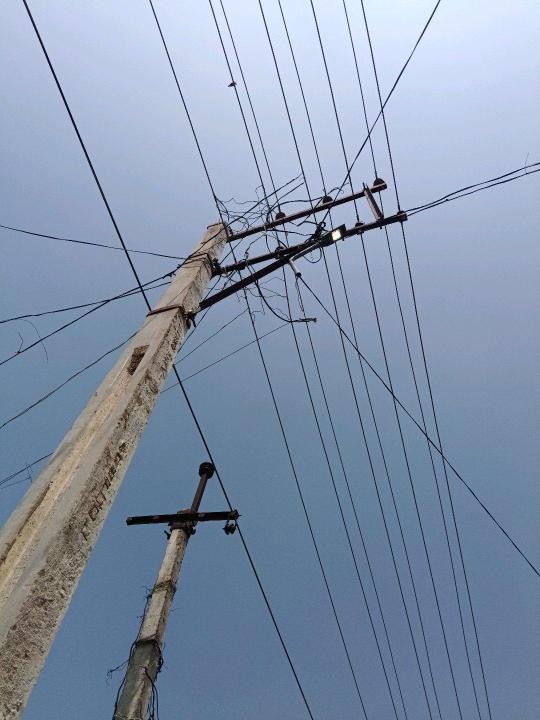
#> input picture dataset_channels/images/train/img_118.jpg, 1080 x 1440 px (shown at 1/2 size)
$ python -i data_augmentation.py   (imports and definitions only)
#> lines starting #> are read from the running program, lines starting #| are printed output that depends on the picture
#> further down, picture is the input picture: shape (1440, 1080, 3); mean B, G, R 172, 148.5, 132.3
"""
augmentation.py
────────────────
Data augmentation for low-count classes.

Two augmentation styles:
  1. Standard     — flips, brightness, noise, blur, shadow, fog
  2. Silhouette   — mimics backlit poles against bright sky
                    (dark pole, desaturated, high contrast edges)

Usage:
  augment_dataset("./merged_dataset", target_count=200)
"""

import cv2
import yaml
import random
import numpy as np
from pathlib import Path
from collections import defaultdict

from files.config import AUG_TARGET_COUNT, AUG_SILHOUETTE_PROB


# ── Augmentation pipelines ────────────────────────────────────

# [56 lines left out: function _standard_augment, not called in this run]


def _silhouette_augment(img: np.ndarray) -> np.ndarray:
    """
    Silhouette augmentation — mimics dawn/dusk backlit pole photos.
    Creates dark poles against bright sky backgrounds.

    This is important because field engineers often photograph poles
    looking upward in bright sunlight, creating silhouette conditions.
    """
    out = img.copy()
    out = cv2.cvtColor(out, cv2.COLOR_BGR2HSV).astype(np.float32)
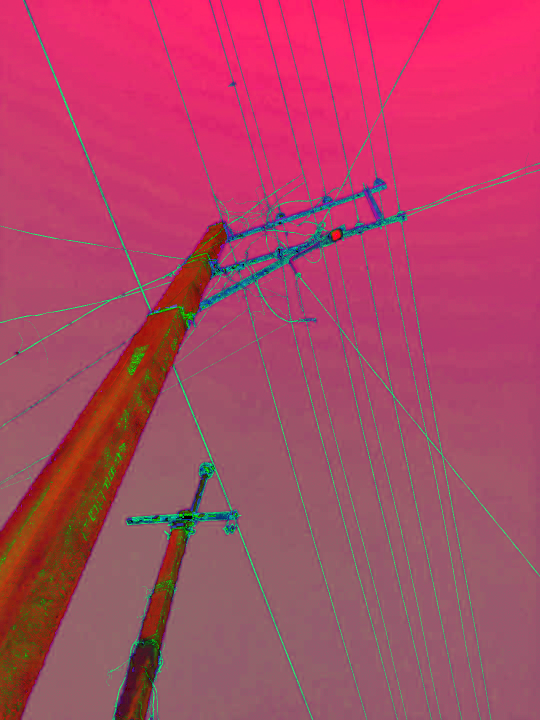
#> out: shape (1440, 1080, 3) float32 (shown at 1/2 size); mean B, G, R 100.8, 69.6, 174

    # Strongly darken value channel
    out[:, :, 2] *= random.uniform(0.2, 0.45)
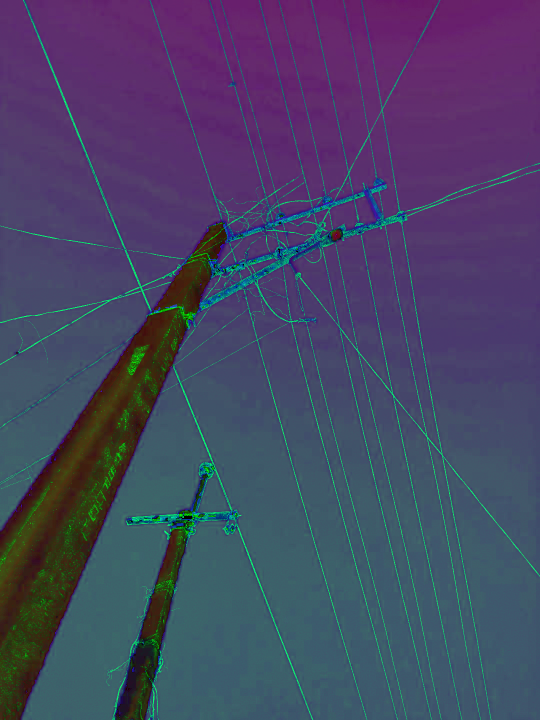
#> out: shape (1440, 1080, 3) float32 (shown at 1/2 size); mean B, G, R 100.8, 69.6, 71.7
    # Desaturate (silhouettes have no colour)
    out[:, :, 1] *= random.uniform(0.0, 0.3)
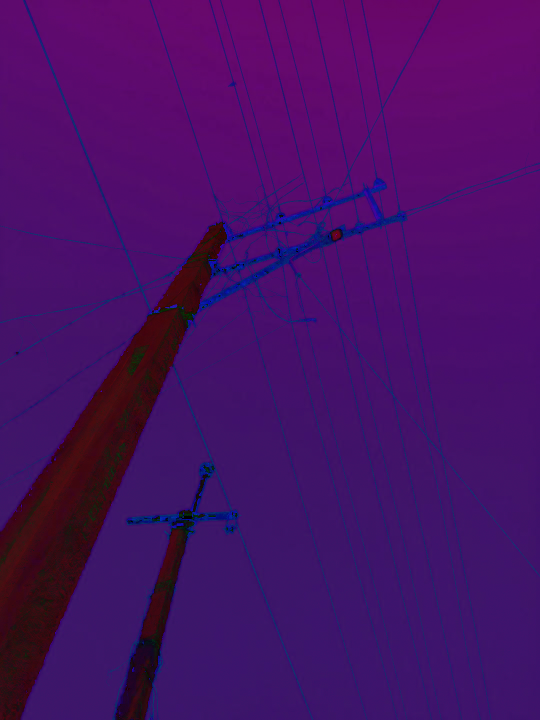
#> out: shape (1440, 1080, 3) float32 (shown at 1/2 size); mean B, G, R 100.8, 15.8, 71.7

    out = np.clip(out, 0, 255).astype(np.uint8)
    out = cv2.cvtColor(out, cv2.COLOR_HSV2BGR)
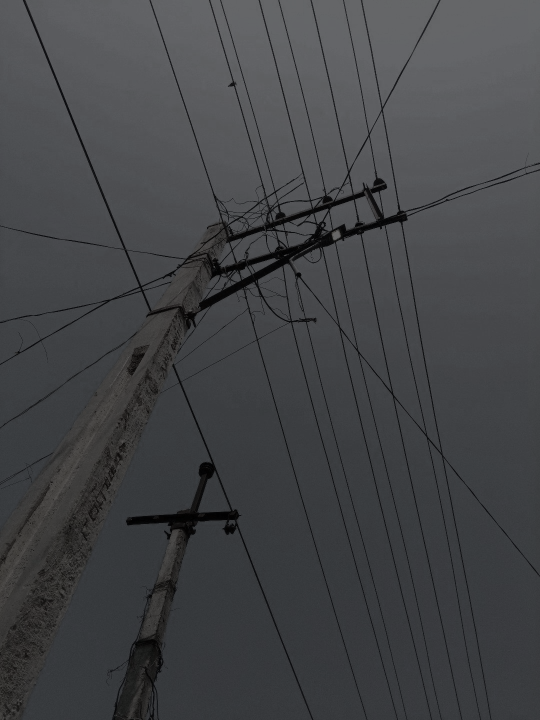
#> out: shape (1440, 1080, 3) (shown at 1/2 size); mean B, G, R 70.8, 68.2, 66.8

    # Boost contrast to simulate sky glow
    out = cv2.convertScaleAbs(out, alpha=random.uniform(1.5, 2.5), beta=0)
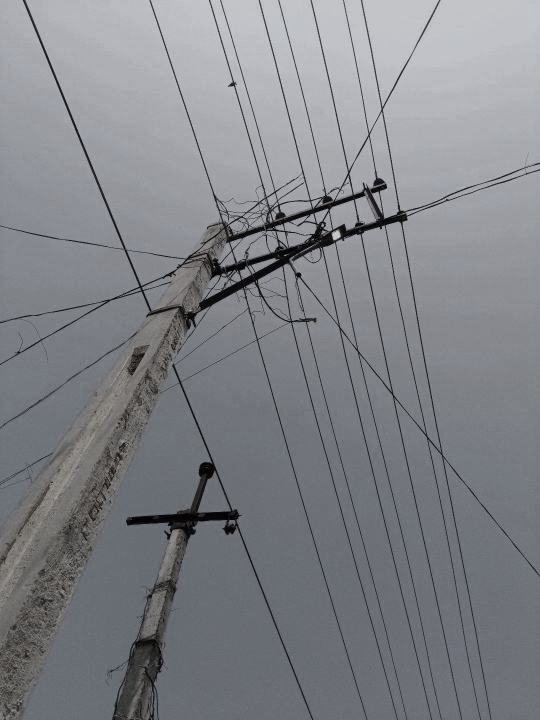
#> out: shape (1440, 1080, 3) (shown at 1/2 size); mean B, G, R 136, 131, 128.4

    # CLAHE to enhance structural edges (pole outline becomes sharper)
    gray = cv2.cvtColor(out, cv2.COLOR_BGR2GRAY)
    clahe = cv2.createCLAHE(
        clipLimit=random.uniform(3.0, 8.0),
        tileGridSize=(8, 8)
    )
    eq = clahe.apply(gray)
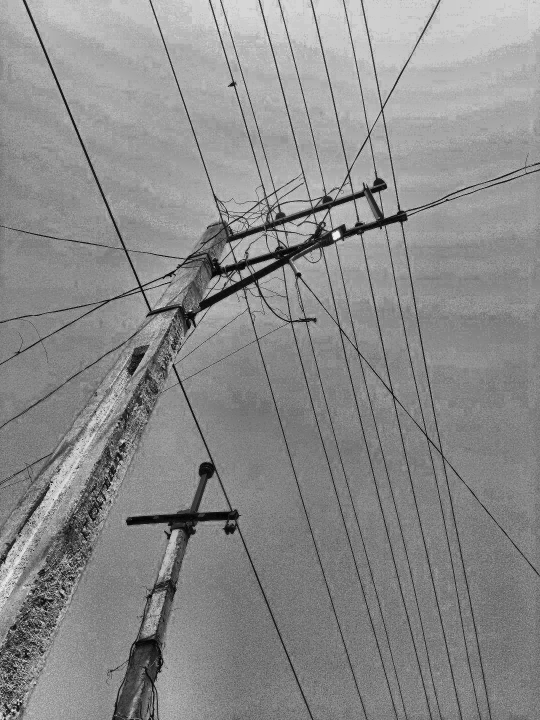
#> eq: shape (1440, 1080) (shown at 1/2 size); min 0, max 241, mean 138.2
    out = cv2.cvtColor(eq, cv2.COLOR_GRAY2BGR)

    # Add slight noise
    noise = np.random.normal(0, 8, out.shape)
    out   = np.clip(out.astype(np.float32) + noise, 0, 255).astype(np.uint8)

    return out


# ── YOLO label helpers ────────────────────────────────────────

# [173 lines left out: functions _rotate_yolo_labels, augment_dataset, not called in this run]


# [16 lines not run here, left out]

>>> import cv2
>>> picture = cv2.imread('../dataset_channels/images/train/img_118.jpg')
>>> result = _silhouette_augment(picture)

$ run again, on dataset_channels/images/train/img_140.jpg
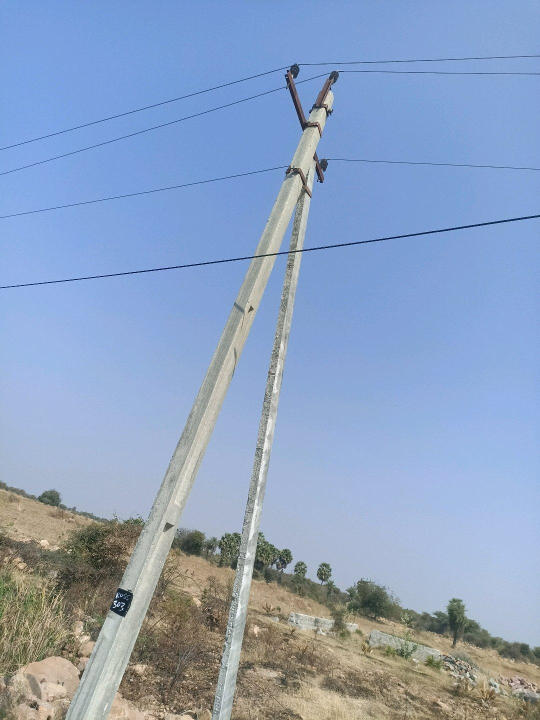
#> input picture dataset_channels/images/train/img_140.jpg, 1080 x 1440 px (shown at 1/2 size)
#> picture is the input picture: shape (1440, 1080, 3); mean B, G, R 191.9, 161.4, 141
#> in _silhouette_augment, `out = cv2.cvtColor(out, cv2.COLOR_HSV2BGR)`:
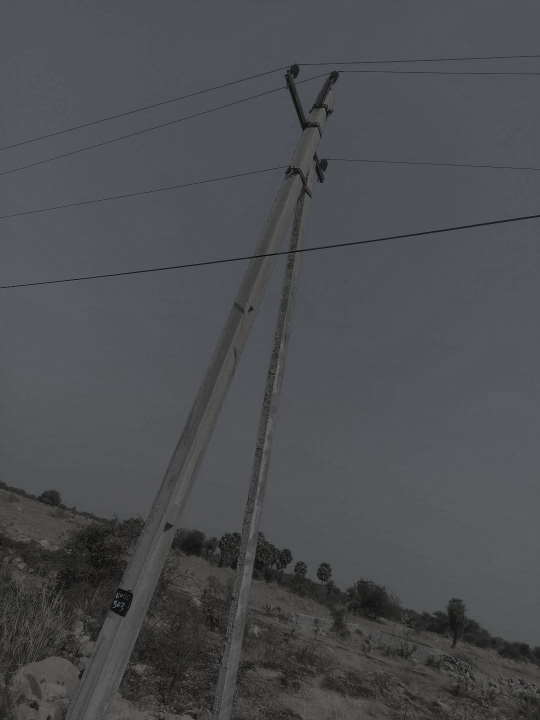
#> out: shape (1440, 1080, 3) (shown at 1/2 size); mean B, G, R 80.5, 77.5, 75.6
#> in _silhouette_augment, `eq = clahe.apply(gray)`:
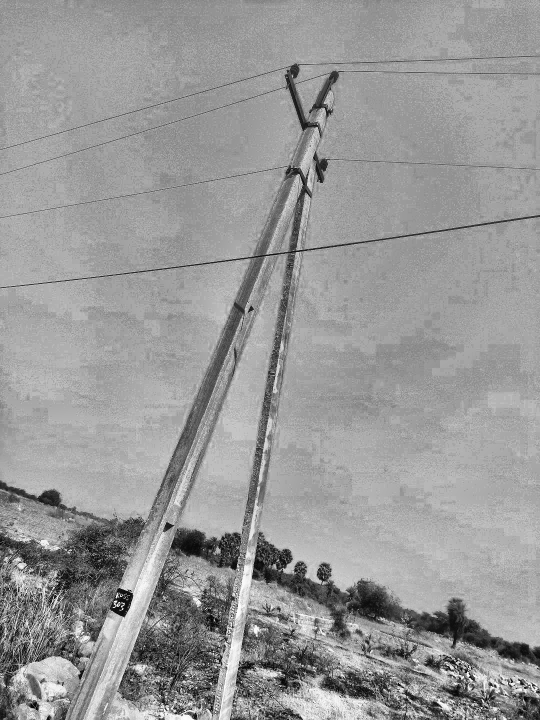
#> eq: shape (1440, 1080) (shown at 1/2 size); min 0, max 255, mean 152.2

$ run again, on dataset_channels/images/train/img_181.jpg
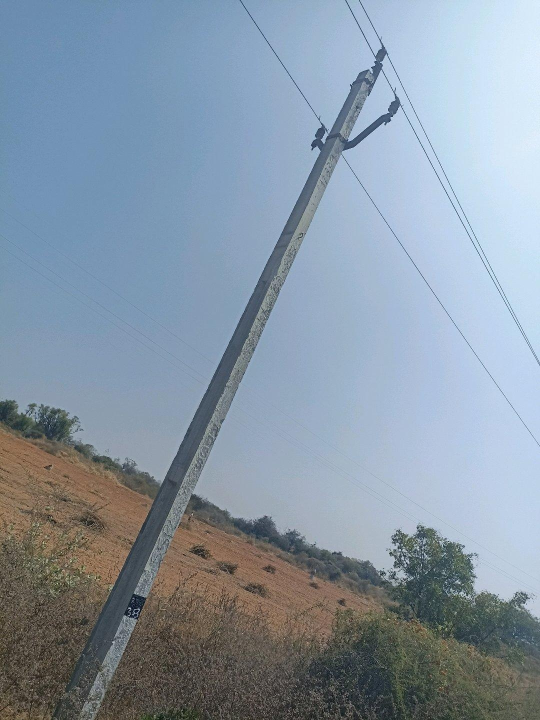
#> input picture dataset_channels/images/train/img_181.jpg, 1080 x 1440 px (shown at 1/2 size)
#> picture is the input picture: shape (1440, 1080, 3); mean B, G, R 163.9, 149.5, 134.9
#> in _silhouette_augment, `out = cv2.cvtColor(out, cv2.COLOR_HSV2BGR)`:
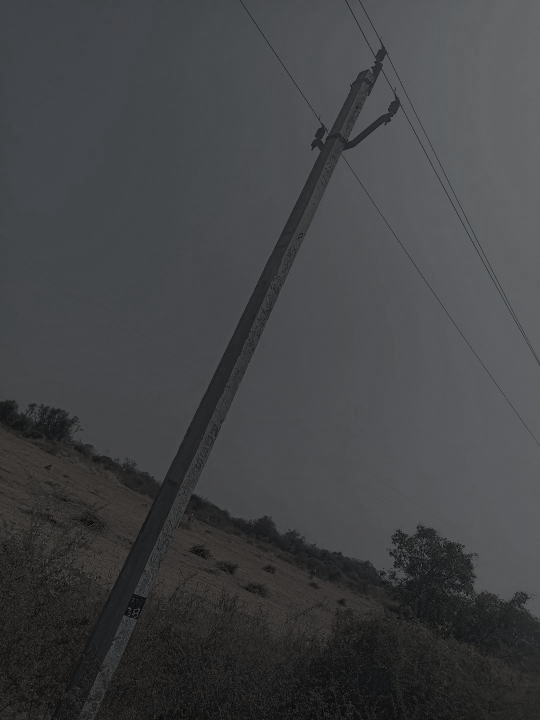
#> out: shape (1440, 1080, 3) (shown at 1/2 size); mean B, G, R 68.5, 66.8, 65.6
#> in _silhouette_augment, `eq = clahe.apply(gray)`:
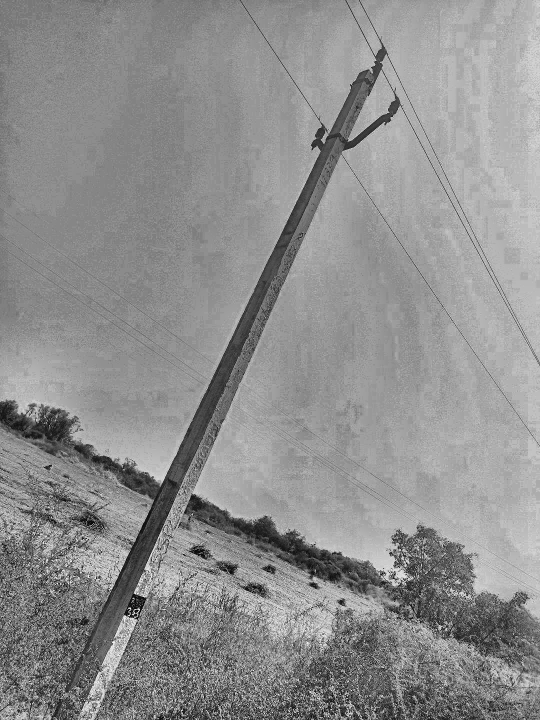
#> eq: shape (1440, 1080) (shown at 1/2 size); min 0, max 253, mean 142.2

$ run again, on dataset_channels/images/train/img_188.jpg
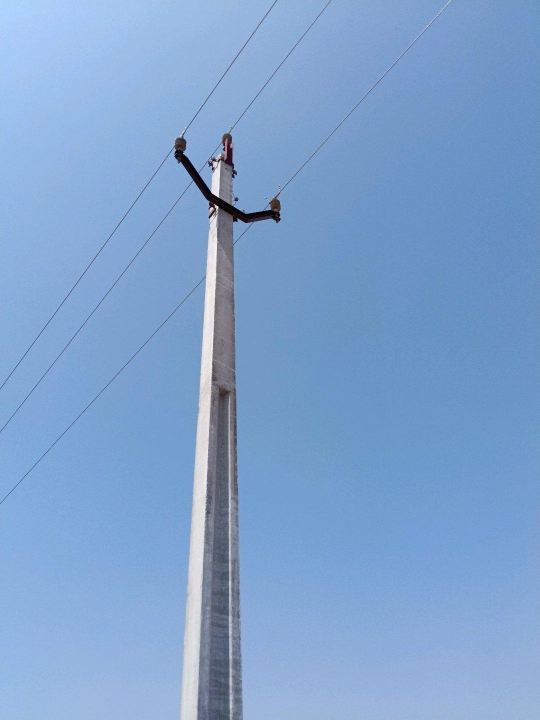
#> input picture dataset_channels/images/train/img_188.jpg, 1080 x 1440 px (shown at 1/2 size)
#> picture is the input picture: shape (1440, 1080, 3); mean B, G, R 206.3, 162.4, 127.5
#> in _silhouette_augment, `out = cv2.cvtColor(out, cv2.COLOR_HSV2BGR)`:
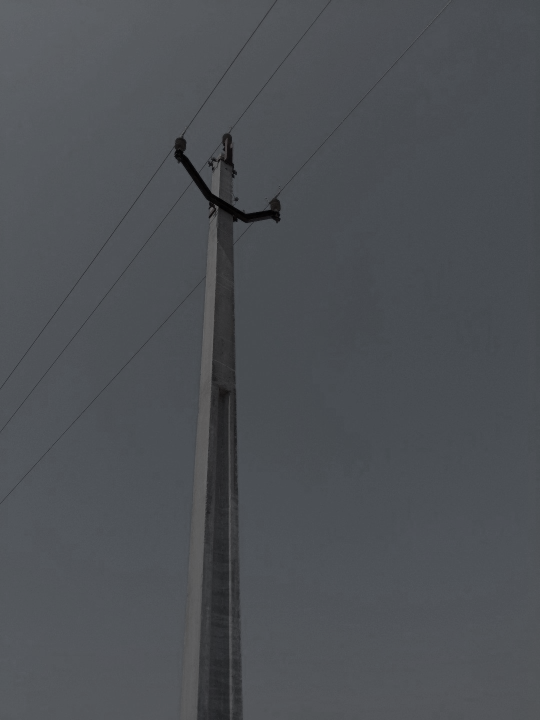
#> out: shape (1440, 1080, 3) (shown at 1/2 size); mean B, G, R 84.3, 79.9, 76.7
#> in _silhouette_augment, `eq = clahe.apply(gray)`:
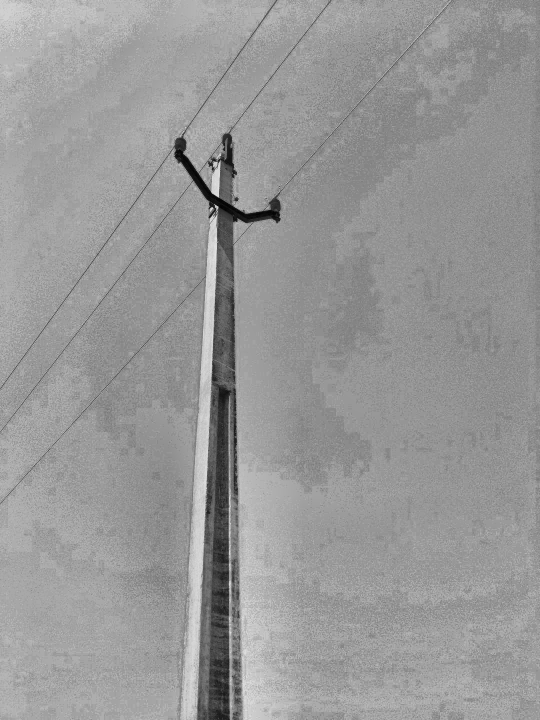
#> eq: shape (1440, 1080) (shown at 1/2 size); min 1, max 231, mean 151.8
